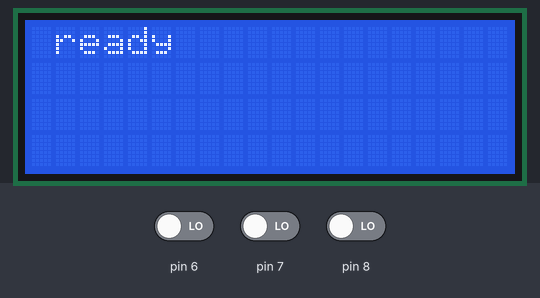
A program run on a simulated Arduino Uno, built with avr-gcc and run on an emulated ATmega328P. On the bench: 20×4 character LCD. The inputs (shaded band) are chosen by the test bench; at power-on: pin 7 LOW, pin 6 LOW, pin 8 LOW.

Above: at 1.2 s.
1.3 s: pin 7 driven HIGH
At 1.6 s:
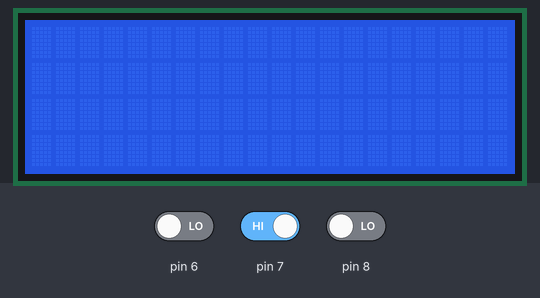
3.7 s: pin 7 driven LOW
At 4.3 s:
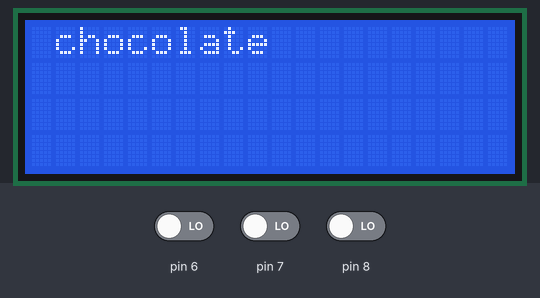
5.4 s: pin 6 driven HIGH
Timing chart, 0 to 8.4 s (numbered marks = the images above; inputs shaded):
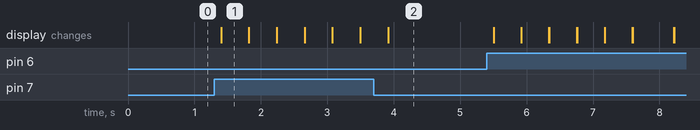

Measured:
- after the input at 1.3 s, the display: changes after 0.10 s (image 1)
- what the display in image 1 shows lasts 0.4 s, from 1.4 s to 1.8 s

The program:

main.cpp
```cpp
#include <Arduino.h>
#include <Wire.h>
#include <stdio.h>
#include <State.h>

#include<./Task/SelectTask.h>

//variabili globali
int nMax {};
State currentState = IDLE;
Task* task = new SelectTask();

void setup() {
  // put your setup code here, to run once:
  task->init(10000);

}


void loop() {
  // put your main code here, to run repeatedly:
  task->tick();


}
```

Button.cpp
```cpp
#include "Button.h"
Button::Button(byte pin) {
  this->pin = pin;
  lastReading = LOW;
  init();
}
void Button::init() {
  pinMode(pin, INPUT);
  update();
}
void Button::update() {
    // You can handle the debounce of the button directly
    // in the class, so you don't have to think about it
    // elsewhere in your code
    byte newReading = digitalRead(pin);

    if (newReading != lastReading) {
      lastDebounceTime = millis();
    }
    if (millis() - lastDebounceTime > debounceDelay) {
      // Update the 'state' attribute only if debounce is checked
      state = newReading;
    }
    lastReading = newReading;
}
byte Button::getState() {
  update();
  return state;
}
bool Button::isPressed() {
  return (getState() == HIGH);
}
```

Button.h
```cpp
#ifndef __BUTTON__
#define __BUTTON__
#include <Arduino.h>
class Button {

  private:
    byte pin;
    byte state;
    byte lastReading;
    unsigned long lastDebounceTime = 0;
    unsigned long debounceDelay = 100;

  public:
    Button(byte pin);
    void init();
    void update();
    byte getState();
    bool isPressed();
};
#endif
```

Drink.cpp
```cpp
#include "Drink.h"
Drink::Drink(String name, int quantity) {
  this->name = name;
  this->quantity = quantity;
}

String Drink::getName(){
    return this->name;
}

int Drink::getQuantity(){
    return this->quantity;
}
```

Drink.h
```cpp
#ifndef __DRINK__
#define __DRINK__
#include <Arduino.h>

class Drink {

  private:
    String name;
    int quantity;
  public:
    Drink(String name, int quantity);
    String getName();
    int getQuantity();
};
#endif
```

Pir.cpp
```cpp
#include "Pir.h"

Pir::Pir(byte pin){
    this->pin = pin;
    init();
}

void Pir::init() {
  pinMode(pin, INPUT);
}

byte Pir::getState() {
  byte state = digitalRead(pin);


  return state;
}
```

Pir.h
```cpp
#ifndef __PIR__
#define __PIR__

#include <Arduino.h>

class Pir {

private:
    byte pin;
    byte state;


public:
    Pir(byte pin);

    void init();


    byte getState();


};


#endif 
```

Potentiometer.cpp
```cpp
#include "Potentiometer.h"


Potentiometer::Potentiometer(byte pin){
    this->pin = pin;

}

void Potentiometer::init(){
    pinMode(pin, INPUT);
}

int Potentiometer::GetValue(){
    int val = analogRead(pin);
    return map(val, 0, 1023, 0, 6);
}
```

Potentiometer.h
```cpp
#ifndef __POT__
#define __POT__

#include <Arduino.h>

class Potentiometer{

    private:
        byte pin;

    public:

        Potentiometer(byte pin);

        void init();

        int GetValue();
};

#endif
```

ServoMotor.h
```cpp
#ifndef __SERVOMOTOR__
#define __SERVOMOTOR__

#include <Arduino.h>

class ServoMotor {
    public:
        virtual void on() = 0;
        virtual void setPosition(int angle) = 0;
        virtual void off() = 0;
};


#endif
```

ServoMotorImpl.cpp
```cpp
#include "ServoMotorImpl.h"
#include "Arduino.h"

ServoMotorImpl::ServoMotorImpl(int pin){
  this->pin = pin;
}

void ServoMotorImpl::on(){
  motor.attach(pin);
}

void ServoMotorImpl::setPosition(int angle){
  motor.write(angle);
}

void ServoMotorImpl::off(){
  motor.detach();
}
```

ServoMotorImpl.h
```cpp
#ifndef __SERVO_MOTOR_IMPL__
#define __SERVO_MOTOR_IMPL__

#include "ServoMotor.h"
#include <Servo.h>

class ServoMotorImpl: public ServoMotor {

public:
  ServoMotorImpl(int pin);

  void on();
  void setPosition(int angle);
  void off();

private:
  int pin;
  Servo motor;
};


#endif
```

Sonar.cpp
```cpp
#include "Sonar.h"

Sonar:: Sonar(byte trigPin, byte echoPin){
    this->trigPin = trigPin;
    this->echoPin = echoPin;
    init();
}

void Sonar::init(){
    pinMode(trigPin, OUTPUT);
    pinMode(echoPin, INPUT);
}

float Sonar::getDistance(){
    digitalWrite(trigPin,LOW);
    delayMicroseconds(3);
    digitalWrite(trigPin,HIGH);
    delayMicroseconds(5);
    digitalWrite(trigPin,LOW);

    /* ricevi l’eco */
    float tUS = pulseIn(echoPin, HIGH);
    float t = tUS / 1000.0 / 1000.0 / 2;
    float d = t*vs;
    return d;
}
```

Sonar.h
```cpp
#ifndef __SONAR__
#define __SONAR__

#include <Arduino.h>

class Sonar {
    private:
        const float vs = 331.45 + 0.62*20;
        byte trigPin;
        byte echoPin;

    public:

        Sonar(byte trigPin, byte echoPin);

        void init();
        float getDistance();
};


#endif
```

Temp.cpp
```cpp
#include "Temp.h"

Temp::Temp(byte pin){
    this->pin;

}
void Temp::init(){
    pinMode(pin, INPUT);

}

double  Temp::getTemp(){
    int value = analogRead(A0);

  /* value : 1023 = value_in_mV : 5000 */
  /* value_in_mV = 5000/1023 * value */

    int value_in_mV = 4.8876 * value;

  /* value_in_C = value_in_mV / 10 (since we have 10 mV => 1 °C ) */

    double value_in_C = value_in_mV * 0.1;
    return value_in_C;

}
```

Temp.h
```cpp
#ifndef __TEMP__
#define __TEMP__

#include <Arduino.h>

class Temp {

    private:
        byte pin;

    public:
        Temp(byte pin);
        void init();
        double getTemp();


};


#endif
```

Scheduler.cpp
```cpp
#include <Scheduler.h>

void Scheduler::init(int basePeriod){
  this->basePeriod = basePeriod;
  timer.setupPeriod(basePeriod);
  nTasks = 0;
}

bool Scheduler::addTask(Task* task){
  if (nTasks < MAX_TASKS-1){
    taskList[nTasks] = task;
    nTasks++;
    return true;
  } else {
    return false;
  }
}

void Scheduler::schedule(){
  timer.waitForNextTick();
  for (int i = 0; i < nTasks; i++){
    if (taskList[i]->updateAndCheckTime(basePeriod)){
      taskList[i]->tick();
    }
  }
}
```

Scheduler.h
```cpp
#ifndef __SCHEDULER__
#define __SCHEDULER__

#include "Task/Task.h"
#include "Timer.h"

#define MAX_TASKS 50

class Scheduler {

  int basePeriod;
  int nTasks;
  Task* taskList[MAX_TASKS];
  Timer timer;

public:
  void init(int basePeriod);
  virtual bool addTask(Task* task);
  virtual void schedule();
};

#endif
```

State.h
```cpp
#ifndef __STATE__
#define __STATE__

enum State {
  WELCOME,
  IDLE,
  MAKING,
  RECOVERY,
  COMPLETE,
  SELFCHECK,
  SLEEP
};


#endif
```

MakeTask.cpp
```cpp

```

MotorCheckTask.cpp
```cpp

```

RecoverTask.cpp
```cpp

```

RefillTask.cpp
```cpp

```

RemoveTask.cpp
```cpp

```

SelectTask.cpp
```cpp
#include "SelectTask.h"
#include "Arduino.h"

bool firstRead = true;
extern State currentState;
int index = 0;

SelectTask::SelectTask(){
}

void SelectTask::init(int period){
    Task::init(period);
    lcd.init();
    lcd.backlight();
    lcd.setCursor(1,0);
    lcd.print(ready);

}

void SelectTask::tick(){
    if(currentState == IDLE){
        if((Bup->isPressed() || Bdown->isPressed()) && firstRead==true){
            lcd.clear();
            delay(200);
            lcd.setCursor(1,0);
            lcd.print(DrinkList[bevanda]->getName()); //stampa caffee

            firstRead = false;
        }
        else if(Bup->isPressed()){
            lcd.clear();
            index--;
            bevanda = index % N_DRINK;
            delay(200);
            lcd.setCursor(1,0);
            lcd.print(DrinkList[bevanda]->getName());


        }
        else if(Bdown->isPressed()){
            lcd.clear();
            index++;
            bevanda = index % N_DRINK;
            delay(200);
            lcd.setCursor(1,0);
            lcd.print(DrinkList[bevanda]->getName());

        }
    }

}
```

SelectTask.h
```cpp
#ifndef __SELECTTASK__
#define __SELECTTASK__

#include "Task.h"
#include "LiquidCrystal_I2C.h"
#include "./Components/Button.h"
#include "./Components/Drink.h"

const int N_DRINK = 3;
extern int nMax;


class SelectTask: public Task {
private:
    LiquidCrystal_I2C lcd = LiquidCrystal_I2C(0x27,20,4); //di default prende A4 e A5 come pin
    String ready = "ready";
    Button* Bup  = new Button(6);
    Button* Bdown = new Button(7);
    Button* Bmake = new Button(8);
    Drink* coffee = new Drink("coffee", nMax);
    Drink* tea = new Drink("tea", nMax);
    Drink* chocolate = new Drink("chocolate", nMax);
    int bevanda = 0;


public:

  Drink* DrinkList [N_DRINK] = {coffee, tea, chocolate};
  SelectTask();
  void init(int period);
  void tick();
};

#endif
```

SleepTask.cpp
```cpp

```

SugarTask.cpp
```cpp
#include "SugarTask.h"
#include "Arduino.h"

SugarTask::SugarTask(){

}

void SugarTask::init(int period){
    Task::init(period);
    lcd.init();
    lcd.backlight();
    lcd.setCursor(1,0);

}

void SugarTask::tick(){
    while((Bmake->isPressed()) == false){
    lcd.print(pot->GetValue());
    }
}
```

SugarTask.h
```cpp
#ifndef __SUGARTASK__
#define __SUGARTASK__

#include "Task.h"
#include "LiquidCrystal_I2C.h"
#include "Components/Potentiometer.h"
#include "Components/Button.h"

class SugarTask: public Task {
    private:
        LiquidCrystal_I2C lcd = LiquidCrystal_I2C(0x27,20,4); //di default prende A4 e A5 come pin
        Potentiometer* pot = new Potentiometer(A0);
        Button* Bmake = new Button(8);
        int sugarQuantity;

    public:
        SugarTask();
        void init(int period);
        void tick();

};

#endif
```

Task.h
```cpp
#ifndef __TASK__
#define __TASK__

#include <State.h>

class Task {
  int myPeriod;
  int timeElapsed;


public:
  virtual void init(int period){
    myPeriod = period;
    timeElapsed = 0;
  }

  virtual void tick() = 0;

  bool updateAndCheckTime(int basePeriod){
    timeElapsed += basePeriod;
    if (timeElapsed >= myPeriod){
      timeElapsed = 0;
      return true;
    } else {
      return false;
    }
  }

};

#endif
```

TempCheckTask.cpp
```cpp

```

WelcomeTask.cpp
```cpp
#include "WelcomeTask.h"
#include "Arduino.h"

const int NMAX = 5;
extern int nMax;
extern State currentState;

WelcomeTask::WelcomeTask(){

}

void WelcomeTask::init(int period){
    Task::init(period);
    lcd.init();
    lcd.backlight();
}

void WelcomeTask::tick(){
    if(currentState == WELCOME){
      lcd.setCursor(1,0);
      lcd.print(welcome);
      nMax = NMAX;
      currentState = IDLE;
    }

}
```

WelcomeTask.h
```cpp
#ifndef __WELCOMTASK__
#define __WELCOMETASK__

#include "Task.h"
#include "LiquidCrystal_I2C.h"

class WelcomeTask: public Task {

private:
    LiquidCrystal_I2C lcd = LiquidCrystal_I2C(0x27,20,4); //di default prende A4 e A5 come pin
    String welcome = "Welcome";


public:
  WelcomeTask();
  void init(int period);
  void tick();
};

#endif
```

Timer.cpp
```cpp
#include "Timer.h"
#include "Arduino.h"

volatile bool timerFlag;

ISR(TIMER1_COMPA_vect){
  timerFlag = true;
}

Timer::Timer(){
  timerFlag = false;
}

void Timer::setupFreq(int freq){

  // disabling interrupt
  cli();

  TCCR1A = 0; // set entire TCCR1A register to 0
  TCCR1B = 0; // same for TCCR1B
  TCNT1  = 0; //initialize counter value to 0

  /*
   * set compare match register
   *
   * OCR1A = (16*2^20) / (100*PRESCALER) - 1 (must be < 65536)
   *
   * assuming a prescaler = 1024 => OCR1A = (16*2^10)/freq
   */
  OCR1A = 16*1024/freq;
  // turn on CTC mode
  TCCR1B |= (1 << WGM12);
  // Set CS11 for 8 prescaler
  TCCR1B |= (1 << CS12) | (1 << CS10);
  // enable timer compare interrupt
  TIMSK1 |= (1 << OCIE1A);

  // enabling interrupt
  sei();

}

/* period in ms */
void Timer::setupPeriod(int period){

  // disabling interrupt
  cli();

  TCCR1A = 0; // set entire TCCR1A register to 0
  TCCR1B = 0; // same for TCCR1B
  TCNT1  = 0; //initialize counter value to 0

  /*
   * set compare match register
   *
   * OCR1A = (16*2^20) / (100*PRESCALER) - 1 (must be < 65536)
   *
   * assuming a prescaler = 1024 => OCR1A = (16*2^10)* period/1000 (being in ms)
   */
  OCR1A = 16.384*period;
  // turn on CTC mode
  TCCR1B |= (1 << WGM12);
  // Set CS11 for 8 prescaler
  TCCR1B |= (1 << CS12) | (1 << CS10);
  // enable timer compare interrupt
  TIMSK1 |= (1 << OCIE1A);

  // enabling interrupt
  sei();

}

void Timer::waitForNextTick(){
  /* wait for timer signal */
  while (!timerFlag){}
  timerFlag = false;

}
```

Timer.h
```cpp
#ifndef __TIMER__
#define __TIMER__

class Timer {

public:
  Timer();
  void setupFreq(int freq);
  /* period in ms */
  void setupPeriod(int period);
  void waitForNextTick();

};


#endif
```
